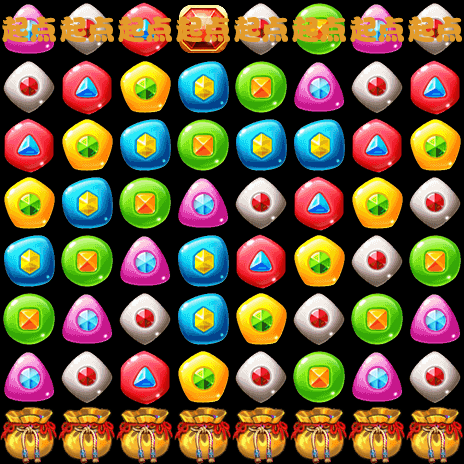

Tiled map render using the project's own tile images. Description and the map definition, with tile-layer contents summarised, below:
An orthogonal 8x8 tile map with 58x58 px tiles, 8 tile layers (1-layer, 2-layer, 3-layer, 4-layer, ...).

<map version="1.0" orientation="orthogonal" renderorder="right-down" width="8" height="8" tilewidth="58" tileheight="58">
 <tileset firstgid="1" name="backgroundBlock" tilewidth="58" tileheight="58">
  <image source="backgroundBlock.png" width="348" height="870" />
 </tileset>
 <layer name="1-layer" width="8" height="8">
  <data>[64 cells, 47 non-empty, 1 distinct tile ids]</data>
 </layer>
 <layer name="2-layer" width="8" height="8">
  <data>[64 cells, 58 non-empty, 1 distinct tile ids]</data>
 </layer>
 <layer name="3-layer" width="8" height="8">
  <data>[64 cells, 47 non-empty, 1 distinct tile ids]</data>
 </layer>
 <layer name="4-layer" width="8" height="8">
  <data>[64 cells, 61 non-empty, 2 distinct tile ids]</data>
 </layer>
 <layer name="5-layer" width="8" height="8">
  <data>[64 cells, 54 non-empty, 1 distinct tile ids]</data>
 </layer>
 <layer name="6-layer" width="8" height="8">
  <data>[64 cells, 64 non-empty, 8 distinct tile ids]</data>
 </layer>
 <layer name="7-layer" width="8" height="8">
  <data>[64 cells, 63 non-empty, 1 distinct tile ids]</data>
 </layer>
 <layer name="8-layer" width="8" height="8">
  <data>[64 cells, 63 non-empty, 2 distinct tile ids]</data>
 </layer>
</map>
